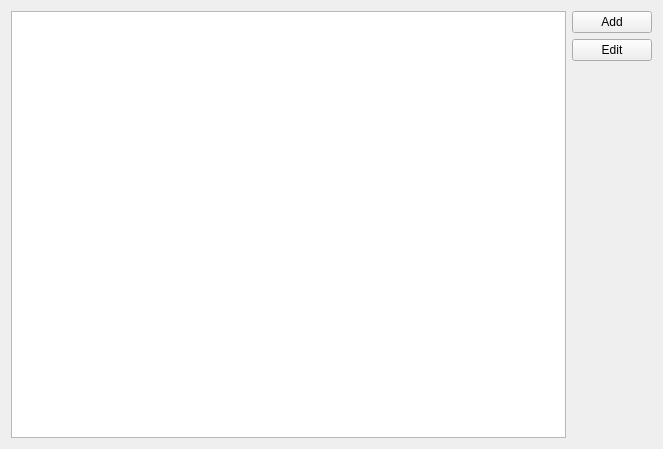
<?xml version="1.0" encoding="UTF-8"?>
<ui version="4.0">
 <class>OrderWidget</class>
 <widget class="QWidget" name="OrderWidget">
  <property name="geometry">
   <rect>
    <x>0</x>
    <y>0</y>
    <width>663</width>
    <height>449</height>
   </rect>
  </property>
  <property name="windowTitle">
   <string>Form</string>
  </property>
  <layout class="QGridLayout" name="gridLayout">
   <item row="0" column="3">
    <widget class="QPushButton" name="addOrderButton">
     <property name="text">
      <string>Add</string>
     </property>
    </widget>
   </item>
   <item row="1" column="3">
    <widget class="QPushButton" name="pushButton_OrdersEdit">
     <property name="text">
      <string>Edit</string>
     </property>
    </widget>
   </item>
   <item row="0" column="0" rowspan="4">
    <widget class="QTableView" name="contentTabView"/>
   </item>
   <item row="2" column="3">
    <spacer name="verticalSpacer">
     <property name="orientation">
      <enum>Qt::Vertical</enum>
     </property>
     <property name="sizeHint" stdset="0">
      <size>
       <width>20</width>
       <height>40</height>
      </size>
     </property>
    </spacer>
   </item>
  </layout>
 </widget>
 <resources/>
 <connections/>
</ui>
